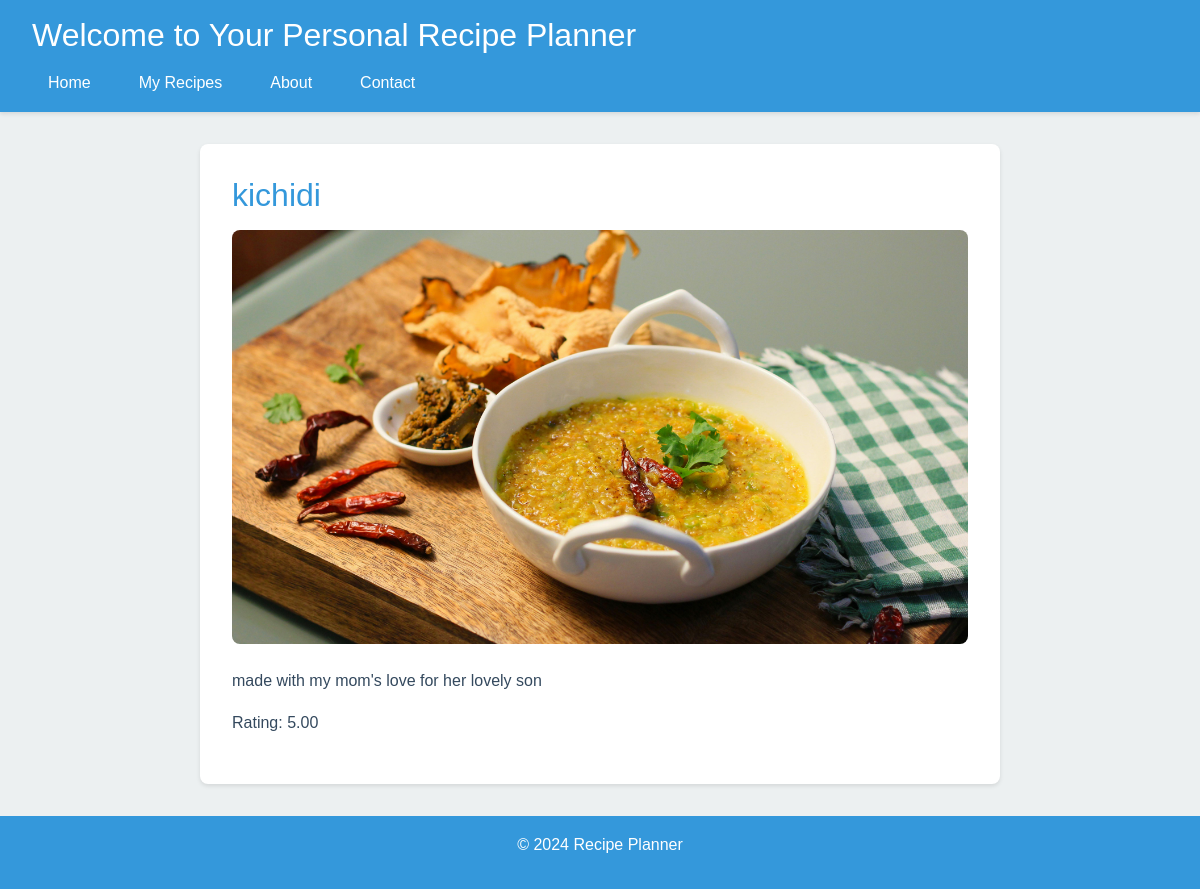
Screenshot of /recipe/6/ with the database file from the repository.
### recipes/models.py (models this page shows, shortened)
class Recipe(models.Model):
    name = models.CharField(max_length=200)
    description = models.TextField()
    image = models.ImageField(upload_to='recipes/')
    rating = models.DecimalField(max_digits=3, decimal_places=2)
    is_inspiring = models.BooleanField(default=False)
    ingredients = models.TextField()

### recipes/views.py (the view)
# urls.py: path('recipe/<int:pk>/', views.recipe_detail, name='recipe_detail'),
def recipe_detail(request, pk):
    recipe = get_object_or_404(Recipe, pk=pk)
    ingredients = [ingredient.strip() for ingredient in recipe.ingredients.split(',')]
    return render(request, 'recipe_detail.html', {'recipe': recipe, 'ingredients': ingredients})

### recipes/templates/recipe_detail.html
{% extends "base.html" %}
{% block content %}
    <div class="recipe-detail">
        <h1>{{ recipe.name }}</h1>
        <div class="recipe-detail-image-container">
            <img src="{{ recipe.image.url }}" alt="{{ recipe.name }}">
        </div>
        <p>{{ recipe.description }}</p>
        <p>Rating: {{ recipe.rating }}</p>
    </div>
{% endblock %}

### recipes/static/css/styles.css (style rules this page uses)
:root { --primary-color: #3498db; --secondary-color: #2ecc71; --accent-color: #e74c3c; --background-color: #ecf0f1; --text-color: #34495e; --card-background: #ffffff; --card-shadow: 0 2px 4px rgba(0, 0, 0, 0.1); }
body { font-family: 'Arial', sans-serif; background-color: var(--background-color); color: var(--text-color); margin: 0; padding: 0; display: flex; flex-direction: column; min-height: 100vh; line-height: 1.6; }
h1 { margin: 0; font-size: 2rem; }
.recipe-detail { background-color: var(--card-background); border-radius: 8px; box-shadow: var(--card-shadow); padding: 2rem; max-width: 800px; margin: 0 auto; }
.recipe-detail h1 { color: var(--primary-color); font-size: 2rem; margin-bottom: 1rem; }
.recipe-detail-image-container { width: 100%; height: 0; padding-bottom: 56.25%; position: relative; overflow: hidden; border-radius: 8px; margin-bottom: 1.5rem; }
.recipe-detail img { position: absolute; top: 0; left: 0; width: 100%; height: 100%; object-fit: cover; object-position: center; }
.recipe-detail p { margin-bottom: 1rem; }

### rows the page displays
Recipe: name "kichidi", image (picture), description "made with my mom's love for her lovely son", rating "5.00"
